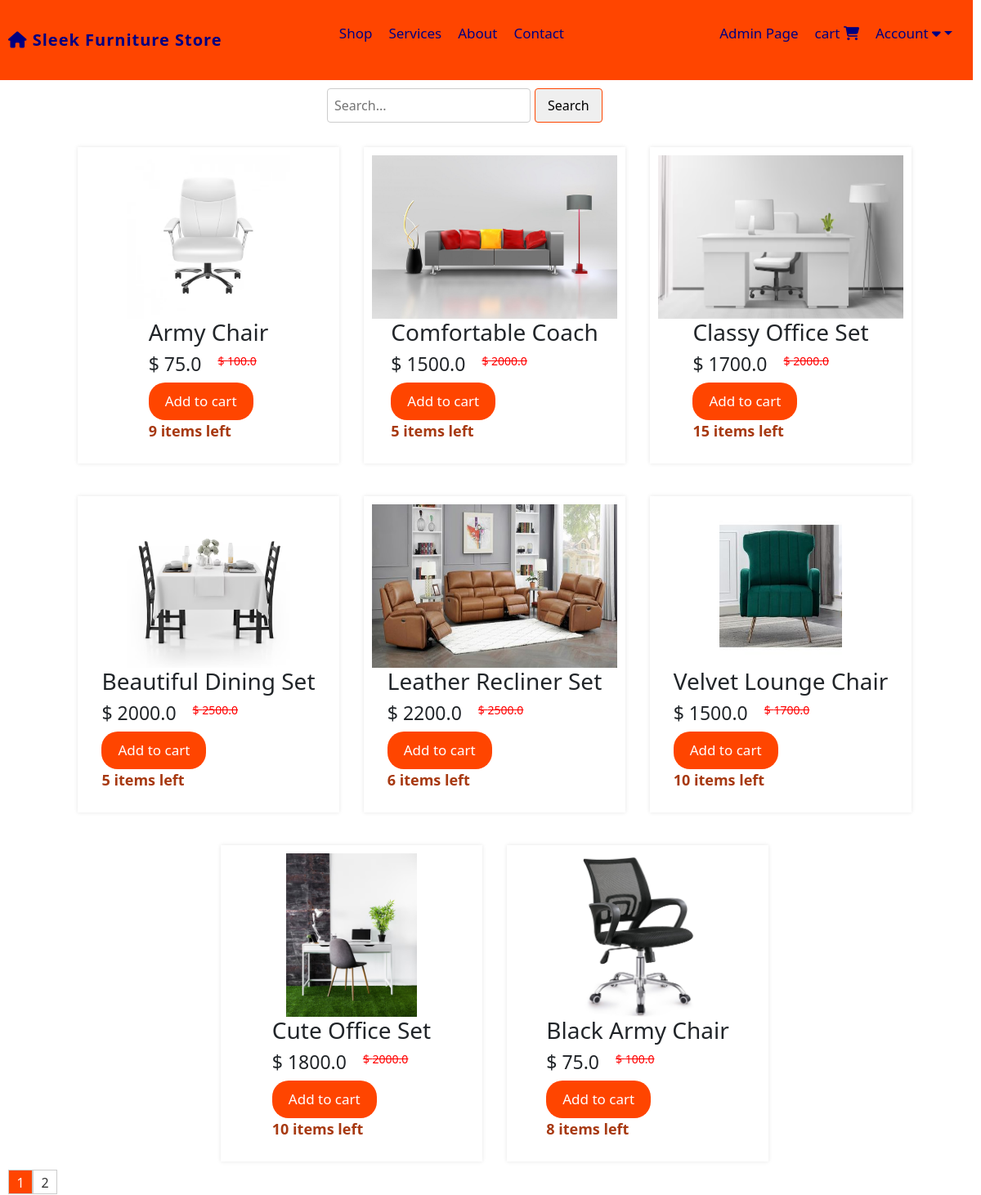
Screenshot of /all_products (signed in) with the database file from the repository.
### website/models.py (models this page shows, shortened)
class Product(db.Model):
    id = db.Column(db.Integer, primary_key=True)
    product_name = db.Column(db.String(100), nullable=False)
    current_price = db.Column(db.Float, nullable=False)
    previous_price = db.Column(db.Float, nullable=False)
    in_stock = db.Column(db.Integer, nullable=False)
    product_picture = db.Column(db.String(1000), nullable=False)
    flash_sale = db.Column(db.Boolean, default=False)
    date_added = db.Column(db.DateTime(), default=datetime.utcnow)
    carts = db.relationship('Cart', backref='product', cascade='all, delete-orphan')
    orders = db.relationship('Order', backref='product', cascade='all, delete-orphan')

### website/views.py (the view)
@views.route('/all_products')
@login_required
def products():
    page = request.args.get('page', 1, type=int)
    per_page = 8
    items = Product.query.paginate(page=page, per_page=per_page)
    cart_items = Cart.query.filter_by(customer_link=current_user.id).all() if current_user.is_authenticated else []
    return render_template('allproducts.html', items=items, cart=cart_items)

### website/__init__.py (called while the page is built)
def create_app():
    app = Flask(__name__)
    app.config['SECRET_KEY'] = 'Marymutiso' #For encrypting session data for auth etc.
    app.config['SQLALCHEMY_DATABASE_URI'] = f'sqlite:///{DB_NAME}'
    migrate = Migrate(app, db)
    db.init_app(app)
    @app.errorhandler(404)
    def page_not_found(error):
        return render_template('404.html'), 404
    login_manager = LoginManager()
    login_manager.init_app(app)
    login_manager.login_view = 'auth.login'
    @login_manager.user_loader
    def load_user(id):
        return Customer.query.get(int(id))
    from .views import views
    from .auth import auth
    from .admin import admin
    from .models import Customer, Product, Cart, Order
    app.register_blueprint(views, url_prefix='/')
    app.register_blueprint(auth, url_prefix='/')
    app.register_blueprint(admin, url_prefix='/')
    return app

### website/templates/allproducts.html (shortened to what this page needs)
{% extends 'base.html' %}
{% block content %}
<form class="search-form" role="search" action="/search" method="POST">
    <input name="search" type="search" placeholder="Search..." aria-label="Search">
    <button type="submit">Search</button>
</form>
<div class="homediv-container">
    {% for item in items %}
    <div class="home-products">
        <div class="product">
            <a href="{{ url_for('views.product', item_id=item.id) }}"><img class="displayimg" src="{{ item.product_picture }}" alt=""></a>
            <div class="product-details">
                <h3>{{ item.product_name }}</h6>
                <div class="price">
                    <h5>$ {{ item.current_price }}</h5>
                    <strike><p>$ {{ item.previous_price }}</p></strike>
                </div>
                <div class="actions">
                    <button><a href="/add-to-cart/{{ item.id }}">Add to cart</a></button>
                    <p style="color: rgb(167, 57, 17); font-weight: 600; font-size: 18px;">{{ item.in_stock }} items left</p>
                </div>
            </div>
        </div>
    </div>
    {% endfor %}
</div>
<div class="pagination">
    {% for page_num in items.iter_pages(left_edge=1, right_edge=1, left_current=1, right_current=2) %}
        {% if page_num %}
            {% if items.page == page_num %}
                <a href="{{ url_for('views.products', page=page_num) }}" class="current-page">{{ page_num }}</a>
            {% else %}
                <a href="{{ url_for('views.products', page=page_num) }}">{{ page_num }}</a>
            {% endif %}
        {% else %}
            <span class="ellipsis">...</span>
        {% endif %}
    {% endfor %}
</div>
{% endblock %}

### website/static/css/navigation.css (style rules this page uses)
body { font-family: 'Arial', sans-serif; margin: 0; padding: 0; background: #eaeaea; }
.displayimg { height: 202px; width: 180px; max-width: 100%; }

### website/static/css/home.css (style rules this page uses)
.homediv-container { display: flex; flex-wrap: wrap; gap: 20px; justify-content: center; }
.home-products { margin-top: 20px; margin-left: 10px; padding: 10px; align-items: center; box-shadow: 0 0 5px rgba(0, 0, 0, 0.1); }
.product { display: flex; flex-direction: column; width: 300px; align-items: center; }
.product img { max-width: 100%; width: 100%; height: 200px; }
.product-details { flex: 1; }
.product-details h3 { font-size: 28px; }
.price { display: flex; align-items: center; }
.price h5 { margin-right: 20px; font-size: 23px; }
.price strike { font-size: 14px; color: red; }
.actions a { text-decoration: none; }
.actions button { color: #fff; background-color: orangered; padding: 10px 20px; font-size: 17px; border: none; border-radius: 20px; }
.actions button a { color: #fff; }
.pagination { display: flex; margin-left: 10px; margin-top: 10px; }
.pagination a { display: inline-block; width: 30px; height: 30px; text-align: center; line-height: 30px; border: 1px solid #ccc; text-decoration: none; color: #333; }
.pagination a.current-page { background-color: orangered; color: white; }
.search-form { display: flex; align-items: center; margin: 10px auto; width: 400px; }
.search-form input[type="search"] { padding: 8px; border-radius: 4px; border: 1px solid #ccc; margin-right: 5px; }
.search-form button { padding: 8px 15px; border-radius: 4px; border: 1px solid orangered; cursor: pointer; }

### rows the page displays
Product: product_picture (picture), product_name "Army Chair", current_price "75.0", previous_price "100.0", in_stock "9"
Product: product_picture (picture), product_name "Comfortable Coach", current_price "1500.0", previous_price "2000.0", in_stock "5"
Product: product_picture (picture), product_name "Classy Office Set", current_price "1700.0", previous_price "2000.0", in_stock "15"
Product: product_picture (picture), product_name "Beautiful Dining Set", current_price "2000.0", previous_price "2500.0", in_stock "5"
Product: product_picture (picture), product_name "Leather Recliner Set", current_price "2200.0", previous_price "2500.0", in_stock "6"
Product: product_picture (picture), product_name "Velvet Lounge Chair", current_price "1500.0", previous_price "1700.0", in_stock "10"
Product: product_picture (picture), product_name "Cute Office Set", current_price "1800.0", previous_price "2000.0", in_stock "10"
Product: product_picture (picture), product_name "Black Army Chair", current_price "75.0", previous_price "100.0", in_stock "8"

### other values shown
{{ page_num }} "1"
{{ page_num }} "2"
